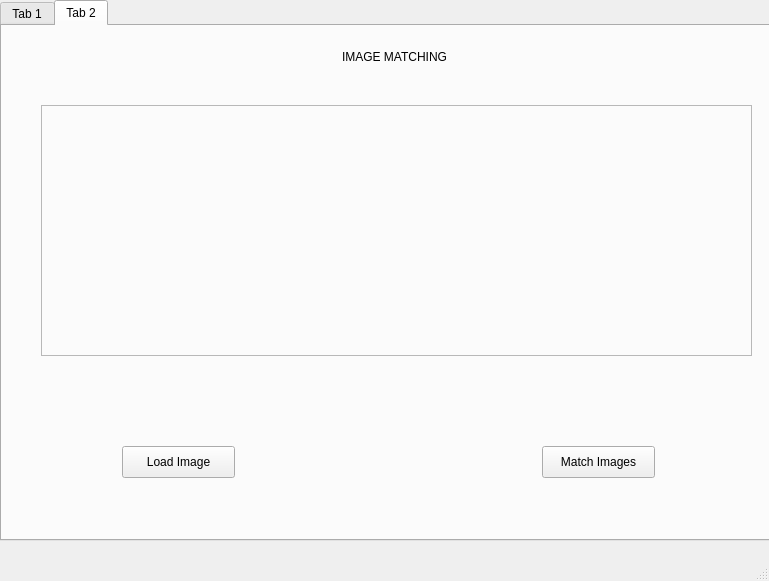
<?xml version="1.0" encoding="UTF-8"?>
<ui version="4.0">
 <class>MainWindow</class>
 <widget class="QMainWindow" name="MainWindow">
  <property name="geometry">
   <rect>
    <x>0</x>
    <y>0</y>
    <width>769</width>
    <height>581</height>
   </rect>
  </property>
  <property name="windowTitle">
   <string>MainWindow</string>
  </property>
  <widget class="QWidget" name="centralwidget">
   <widget class="QTabWidget" name="tabWidget">
    <property name="geometry">
     <rect>
      <x>0</x>
      <y>0</y>
      <width>771</width>
      <height>541</height>
     </rect>
    </property>
    <property name="currentIndex">
     <number>1</number>
    </property>
    <widget class="QWidget" name="tab">
     <attribute name="title">
      <string>Tab 1</string>
     </attribute>
     <widget class="QFrame" name="main_frame">
      <property name="geometry">
       <rect>
        <x>29</x>
        <y>79</y>
        <width>711</width>
        <height>251</height>
       </rect>
      </property>
      <property name="frameShape">
       <enum>QFrame::StyledPanel</enum>
      </property>
      <property name="frameShadow">
       <enum>QFrame::Raised</enum>
      </property>
      <widget class="QWidget" name="horizontalLayoutWidget">
       <property name="geometry">
        <rect>
         <x>10</x>
         <y>10</y>
         <width>691</width>
         <height>231</height>
        </rect>
       </property>
       <layout class="QHBoxLayout" name="horizontalLayout">
        <item>
         <widget class="QLabel" name="original_image">
          <property name="text">
           <string/>
          </property>
         </widget>
        </item>
        <item>
         <widget class="QLabel" name="divider_label">
          <property name="maximumSize">
           <size>
            <width>100</width>
            <height>16777215</height>
           </size>
          </property>
          <property name="text">
           <string/>
          </property>
         </widget>
        </item>
        <item>
         <widget class="QLabel" name="new_image">
          <property name="text">
           <string/>
          </property>
         </widget>
        </item>
       </layout>
      </widget>
     </widget>
     <widget class="QPushButton" name="match_image_button">
      <property name="geometry">
       <rect>
        <x>530</x>
        <y>420</y>
        <width>113</width>
        <height>32</height>
       </rect>
      </property>
      <property name="text">
       <string>Match Images</string>
      </property>
     </widget>
     <widget class="QLabel" name="MessageLabel">
      <property name="geometry">
       <rect>
        <x>300</x>
        <y>350</y>
        <width>181</width>
        <height>41</height>
       </rect>
      </property>
      <property name="text">
       <string/>
      </property>
     </widget>
     <widget class="QPushButton" name="load_image_button">
      <property name="geometry">
       <rect>
        <x>110</x>
        <y>420</y>
        <width>113</width>
        <height>32</height>
       </rect>
      </property>
      <property name="text">
       <string>Load Image</string>
      </property>
     </widget>
     <widget class="QLabel" name="HeaderLabel">
      <property name="geometry">
       <rect>
        <x>330</x>
        <y>10</y>
        <width>121</width>
        <height>41</height>
       </rect>
      </property>
      <property name="layoutDirection">
       <enum>Qt::LeftToRight</enum>
      </property>
      <property name="text">
       <string>IMAGE MATCHING</string>
      </property>
     </widget>
    </widget>
    <widget class="QWidget" name="tab_2">
     <attribute name="title">
      <string>Tab 2</string>
     </attribute>
     <widget class="QFrame" name="main_frame_2">
      <property name="geometry">
       <rect>
        <x>39</x>
        <y>79</y>
        <width>711</width>
        <height>251</height>
       </rect>
      </property>
      <property name="frameShape">
       <enum>QFrame::StyledPanel</enum>
      </property>
      <property name="frameShadow">
       <enum>QFrame::Raised</enum>
      </property>
      <widget class="QWidget" name="horizontalLayoutWidget_2">
       <property name="geometry">
        <rect>
         <x>10</x>
         <y>10</y>
         <width>691</width>
         <height>231</height>
        </rect>
       </property>
       <layout class="QHBoxLayout" name="horizontalLayout_2">
        <item>
         <widget class="QLabel" name="original_image_2">
          <property name="maximumSize">
           <size>
            <width>250</width>
            <height>16777215</height>
           </size>
          </property>
          <property name="text">
           <string/>
          </property>
         </widget>
        </item>
        <item>
         <widget class="QLabel" name="divider_label_2">
          <property name="maximumSize">
           <size>
            <width>110</width>
            <height>16777215</height>
           </size>
          </property>
          <property name="text">
           <string/>
          </property>
         </widget>
        </item>
        <item>
         <widget class="QLabel" name="new_image_2">
          <property name="maximumSize">
           <size>
            <width>250</width>
            <height>16777215</height>
           </size>
          </property>
          <property name="layoutDirection">
           <enum>Qt::RightToLeft</enum>
          </property>
          <property name="text">
           <string/>
          </property>
          <property name="alignment">
           <set>Qt::AlignRight|Qt::AlignTrailing|Qt::AlignVCenter</set>
          </property>
         </widget>
        </item>
       </layout>
      </widget>
     </widget>
     <widget class="QPushButton" name="match_image_button_2">
      <property name="geometry">
       <rect>
        <x>540</x>
        <y>420</y>
        <width>113</width>
        <height>32</height>
       </rect>
      </property>
      <property name="text">
       <string>Match Images</string>
      </property>
     </widget>
     <widget class="QLabel" name="MessageLabel_2">
      <property name="geometry">
       <rect>
        <x>310</x>
        <y>350</y>
        <width>181</width>
        <height>41</height>
       </rect>
      </property>
      <property name="text">
       <string/>
      </property>
     </widget>
     <widget class="QPushButton" name="load_image_button_2">
      <property name="geometry">
       <rect>
        <x>120</x>
        <y>420</y>
        <width>113</width>
        <height>32</height>
       </rect>
      </property>
      <property name="text">
       <string>Load Image</string>
      </property>
     </widget>
     <widget class="QLabel" name="HeaderLabel_2">
      <property name="geometry">
       <rect>
        <x>340</x>
        <y>10</y>
        <width>121</width>
        <height>41</height>
       </rect>
      </property>
      <property name="layoutDirection">
       <enum>Qt::LeftToRight</enum>
      </property>
      <property name="text">
       <string>IMAGE MATCHING</string>
      </property>
     </widget>
    </widget>
   </widget>
  </widget>
  <widget class="QMenuBar" name="menubar">
   <property name="geometry">
    <rect>
     <x>0</x>
     <y>0</y>
     <width>769</width>
     <height>24</height>
    </rect>
   </property>
  </widget>
  <widget class="QStatusBar" name="statusbar"/>
 </widget>
 <resources/>
 <connections/>
</ui>
